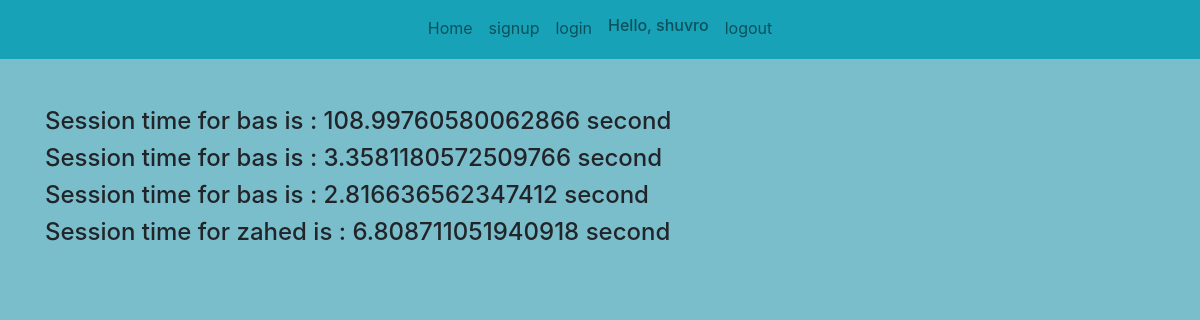
/session-time (signed in), run on the app's committed database.
### userapp/models.py (models this page shows)
class Session_time(models.Model):
    user = models.ForeignKey(User, on_delete=models.CASCADE)
    login_time = models.CharField(max_length=50)
    logout_time = models.CharField(max_length=50, null=True)
    ses_time = models.CharField(max_length=50, null=True)

### userapp/views.py (the view)
# urls.py: path('session-time', views.sessionTime, name='session_time'),
def sessionTime(request):
    session_ins = Session_time.objects.all()
    print(session_ins)
    context = {'session_ins': session_ins}
    return render(request, "session_time.html", context)

### templates/session_time.html (shortened to what this page needs)
<!DOCTYPE html>
<html>
<head>
    <link rel="stylesheet" href="https://stackpath.bootstrapcdn.com/bootstrap/4.1.3/css/bootstrap.min.css"
>
    <link rel="stylesheet" href="https://use.fontawesome.com/releases/v5.6.1/css/all.css"
>
</head>
<body>
<nav class="navbar navbar-expand-lg navbar-light bg-info">
    <div class="collapse navbar-collapse" id="navbarNavAltMarkup">
        <div class="navbar-nav mx-auto">
            <a class="nav-item nav-link" href="#">Home <span class="sr-only">(current)</span></a>
            <a class="nav-item nav-link" href="{% url 'userapp:signup' %}">signup</a>
            <a class="nav-item nav-link" href="{% url 'userapp:login' %}">login</a>
            {% if request.user.is_authenticated %}
                <h6 class="nav-item nav-link ">Hello, {{ request.user }}</h6>
                <a class="nav-item nav-link" href="{% url 'userapp:logout' %}">logout</a>
            {% endif %}
        </div>
    </div>
</nav>
<div class="container py-5">
    <div class="row">
        <div class="col-12">
            {% for ses in session_ins %}
                <h4>Session time for {{ ses.user }} is : {{ ses.ses_time }} second</h4>
            {% endfor %}
        </div>
    </div>
</div>
</body>
</html>

### templates/session_time.html (style rules this page uses)
body, html { margin: 0; padding: 0; height: 100%; background: #7abecc !important; }

### data on the page
Session_time: user "bas", ses_time "108.99760580062866"
Session_time: user "bas", ses_time "3.3581180572509766"
Session_time: user "bas", ses_time "2.816636562347412"
Session_time: user "zahed", ses_time "6.808711051940918"

### other printed values
{{ request.user }} "shuvro"
